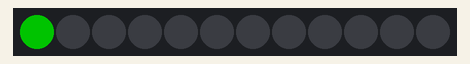
The sketch below on a simulated Arduino Uno, built with avr-gcc and run on an emulated ATmega328P. On the bench: 12 RGB LEDs in strip order, left to right. Dim RGB values are drawn brighter than linear; random numbers use the default seed unless the sketch sets one.

Above: at 0.1 s.
At 7.7 s:
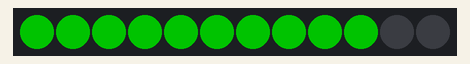
At 15.2 s:
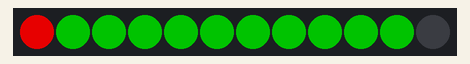
At 15.82 s:
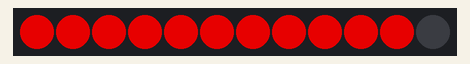
At 26.5 s:
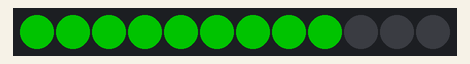
At 36.46 s:
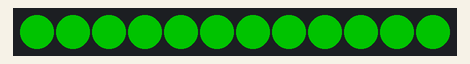

The sketch:

Loading_bar.ino
```cpp
#include "FastLED.h"
#define DATA_PIN 6
#define BRIGHTNESS 180
#define NUM_LEDS 12
int pos = 0;
int speed = 500;
int fail = 0;

CRGB leds[NUM_LEDS];

void setup() {
  FastLED.addLeds<NEOPIXEL, DATA_PIN>(leds, NUM_LEDS);
  FastLED.setBrightness(BRIGHTNESS);
}

void loop() {
fail = random(0,10);
for (pos=0; pos < NUM_LEDS-1; pos++)
    {
        speed = random(200,2000);
        leds[pos] = CRGB::Green;
        FastLED.show();
        delay(speed);
    }
delay(4000);

if (fail < 4)
    {
        for (int j = 0; j < 6; j++)
          {
            for (int m = 0; m < NUM_LEDS; m++)
             {
               leds[m] = CRGB::Green;
               FastLED.show();
             }
             delay(100);
             for (int m = 0; m < NUM_LEDS; m++)
             {
               leds[m] = CRGB::Black;
               FastLED.show();
             }
             delay(100);
          }
    } else {
        for (int j = 0; j < 4; j++)
        {
           for (int n = 0; n < NUM_LEDS; n++)
             {
               leds[n] = CRGB::Red;
               FastLED.show();
               delay(10);
             }
           for (int n = 0; n < NUM_LEDS; n++)
             {
               leds[n] = CRGB::Black;
               FastLED.show();
               delay(10);
             }
        }
    }

for (int j = 0; j < NUM_LEDS; j++)
        {
         leds[j] = CRGB::Black;
         FastLED.show();
        }

delay(2000);
}
```

Measured:
- what the display in image 1 shows lasts 1.7 s, from 7.6 s to 9.3 s
